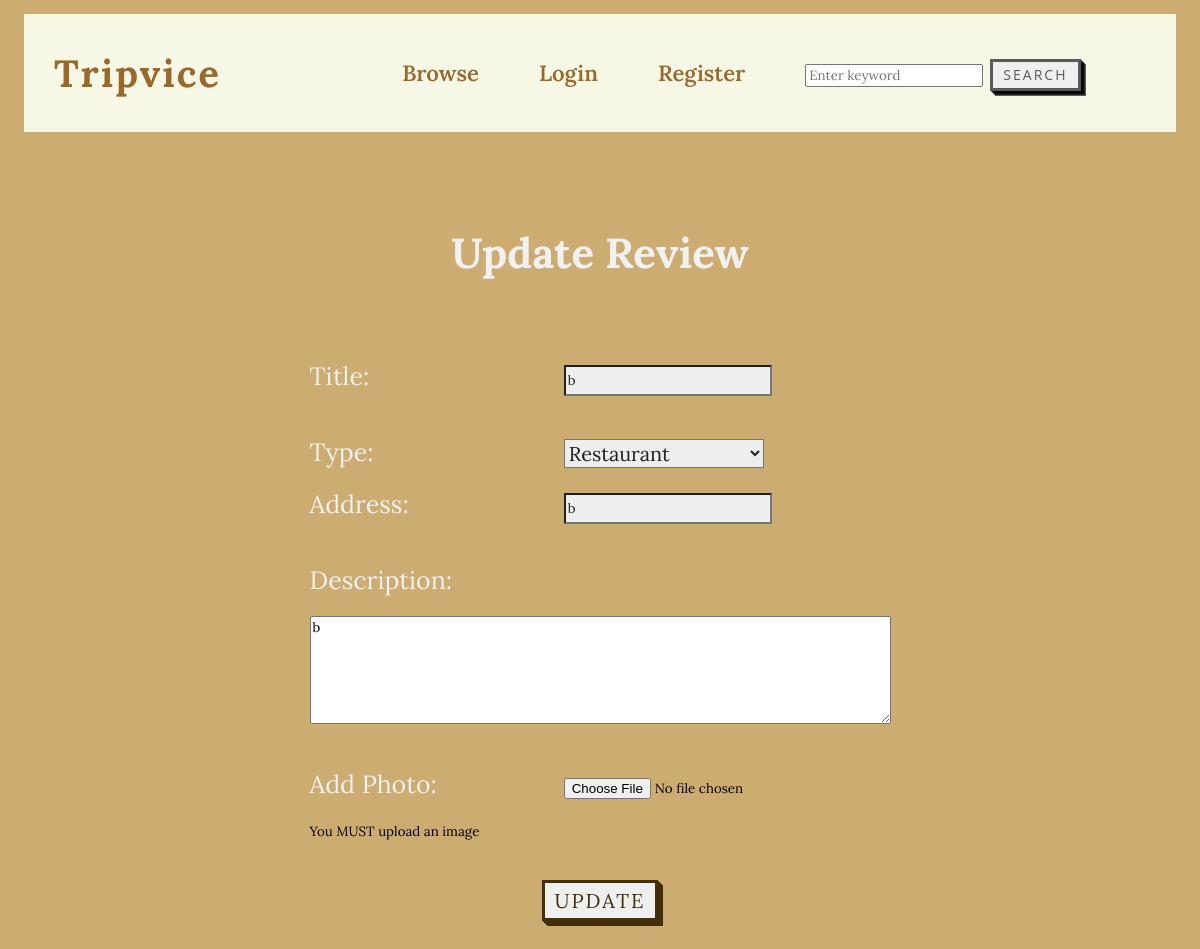
Page /pages/update_review_page.php?id=26 (signed in) on the earlier database version.
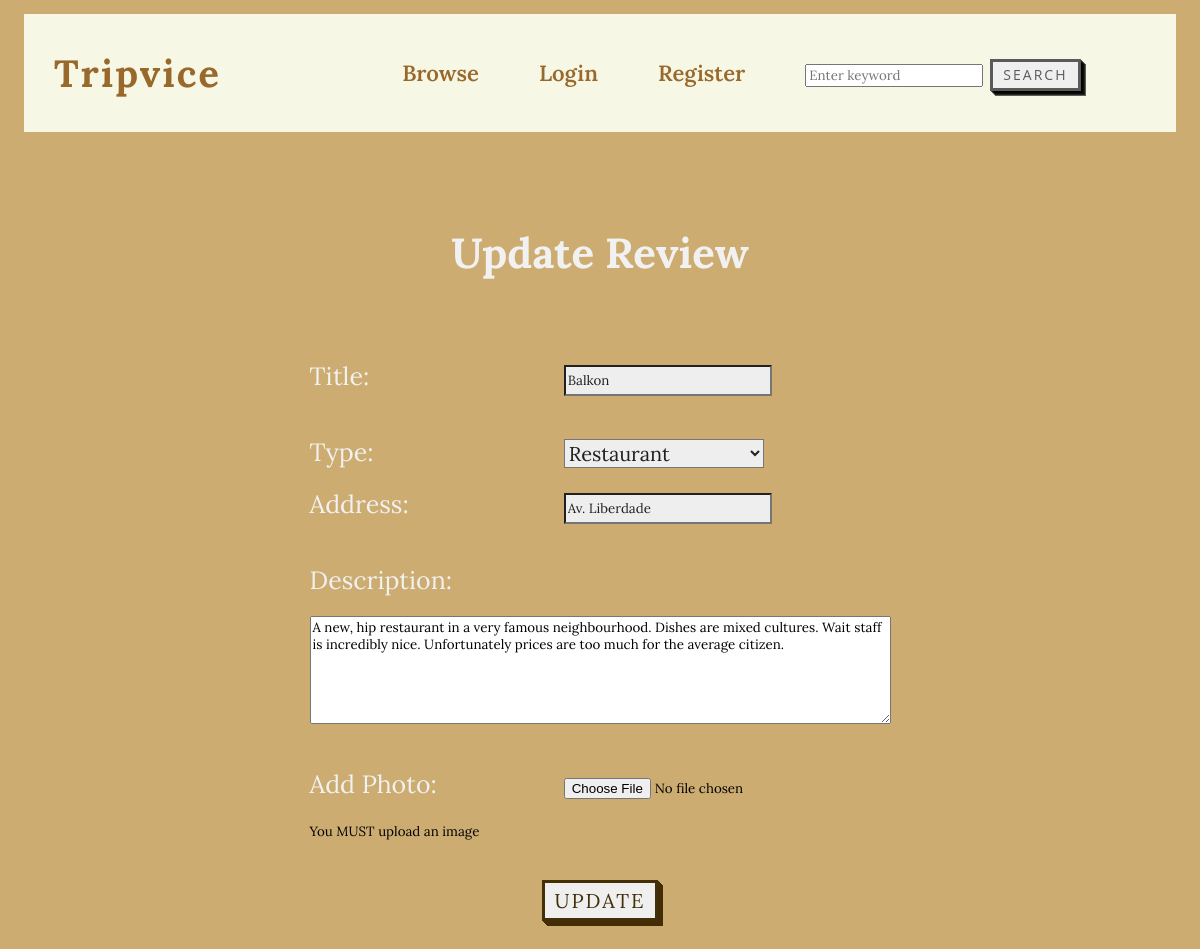
Same page on the later database version.
### tables this page shows
CREATE TABLE `review` (
  `id` int(11) NOT NULL,
  `title` varchar(30) NOT NULL,
  `type` varchar(20) NOT NULL,
  `address` varchar(30) NOT NULL,
  `description` text NOT NULL,
  `likes` int(11) NOT NULL DEFAULT 0,
  `dislikes` int(11) NOT NULL DEFAULT 0,
  `approved` tinyint(1) NOT NULL DEFAULT 0,
  `user_id` int(11) NOT NULL,
  `filename` varchar(200) DEFAULT '',
  `image` blob NOT NULL
);

### pages/update_review_page.php (the view, shortened to what this page needs)
<!DOCTYPE html>
<html>
<head>
  <link href="../css/add_review.css?<?= filemtime("../css/add_review.css") ?>" rel="stylesheet" type="text/css" />
</head>
<body>
  <?php
  include_once("../headers/alt_header.php");
  include_once("../session.php");
  if (isset($_GET['id'])) {
    $review_id = $_GET['id'];
    $sql = "SELECT * FROM review WHERE id = '$review_id' AND user_id = '{$_SESSION['user_id']}'";
    $result = mysqli_query($link, $sql);
    $row = mysqli_fetch_assoc($result);
    if ($row) {
      $title = $row['title'];
      $type = $row['type'];
      $address = $row['address'];
      $description = $row['description'];
    } else {
      header("Location: error.php");
      exit;
    }
  } else {
    header("Location: error.php");
    exit;
  }
  ?>
  <div class="container">
    <h2>Update Review</h2>
    <form action="../update_review.php" method="post" enctype="multipart/form-data" class="add">
      <label for="title">Title:</label>
      <input type="text" id="title" name="title" value="<?= $title ?>" required><br><br>
      <label for="type">Type:</label>
      <select name="type" id="type">
        <option value="Restaurant" <?= $type == 'Restaurant' ? 'selected' : '' ?>>Restaurant</option>
      </select>
      <br>
      <label for="address">Address:</label>
      <input type="text" id="address" name="address" value="<?= $address ?>" required><br><br>
      <label for="description">Description:</label><br>
      <textarea id="description" name="description" rows="6" cols="70" required><?= $description ?></textarea><br><br>
      <label for="image">Add Photo:</label>
      <input type="file" name="image" required><br>
      <small>You MUST upload an image</small><br>
      <div class="btn-center">
        <input type="submit" value="Update" id="submit-btn">
      </div>
    </form>
  </div>
</body>
</html>

Differences in the rows shown:
changed review "Restaurant": title "b" → "Balkon"; address "b" → "Av. Liberdade"; description "b" → "A new, hip restaurant in a very famous neighbourhood. Dishes are mixed cultures. Wait staff is incredibly nice. Unfortunately prices are too much for the average citizen."
